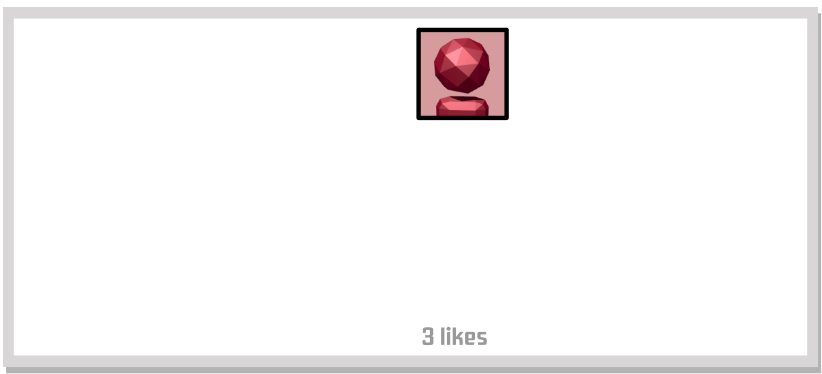
#> input picture STIImages/background.png, 822 x 374 px
$ python createSTIImageImage.py
#> lines starting #> are read from the running program, lines starting #| are printed output that depends on the picture; pictures that were not available may be replaced by others from this repository, and a replacement may not be noted
from PIL import Image, ImageDraw, ImageFont
from pathlib import Path

def wrap_text_pixel(draw, text, font, maxWidth):
    words = text.split(" ")
    lines = []
    current = None

    for word in words:
        if draw.textlength(word, font=font) > maxWidth:
            return None #This just means it automatically is too big, so it cancels

        if current is None:
            test_line = word
        else:
            test_line = current + " " + word

        #If its too big start new line and add the other one to lines var
        if draw.textlength(test_line, font=font) <= maxWidth:
            current = test_line
        else:
            lines.append(current)
            current = word
    if current is not None:
        lines.append(current)
    return lines


def draw_text_autosize_left(image, text, box_sizes, font_path,color="#000000",max_size=200, min_size=1):
    xpos, ypos, width, height = box_sizes

    draw = ImageDraw.Draw(image)

    low = min_size
    high = max_size
    best_fit_font = None
    best_lines = None

    while low <= high:
        size = (low + high) / 2 #This gets the middle of the 2 values
        font = ImageFont.truetype(font_path, size)

        lines = wrap_text_pixel(draw, text, font, width)
        if lines is None:
            #The text pixel wrap failed which means it is too big.
            high = size - 1
            continue

        bbox = draw.multiline_textbbox((0, 0), "\n".join(lines), font=font, align="center")
        box_height = bbox[3] - bbox[1]

        if box_height <= height: #If size is too small it will replace the current best
            best_fit_font = font
            best_lines = lines
            low = size + 1
        else:
            high = size - 1

    #Does the actual drawing
    draw.multiline_text((xpos, ypos + height / 2),"\n".join(best_lines),font=best_fit_font,fill=color,anchor="lm",align="left")
    #draw.rectangle([xpos, ypos, xpos + width, ypos + height],outline="red",width=1)


colorsToHex = {"Blue":"#2958A6", "Green":"#4B8312", "Red":"#791227", "Orange":"#A1640D", "Yellow":"#8F8713", "Purple":"#632595", "Pink":"#9A3C7A", "Teal":"#269484", "Gene":"#434343"}

box_x1, box_y1, box_x2, box_y2 = 415, 125, 790, 320
def buildSTIImage(image,twist,twisted_color,twisted_name):
#> called with image = 'Bear', twist = 'I love big gay men.', twisted_color = 'Gene', twisted_name = 'Gene'
    background = Image.open("./STIImages/background.png")
#> background is the input picture: PIL image 822x374 RGBA; mean R, G, B, A 237.1, 235, 235.3, 244.9

    font_path = "./STIImages/STITwistFont.ttf"

    draw_text_autosize_left(
        background,
        twist,
        box_sizes=(box_x1, box_y1, box_x2 - box_x1, box_y2 - box_y1),
        font_path=font_path
    )
#> the loop in draw_text_autosize_left, `while low <= high:` made 7 passes
#> (lines, box_height, best_lines) on passes 2, 3, 4, 5, 7: (['I love big gay', 'men.'], 93, ['I love big gay', 'men.']), (['I love big', 'gay men.'], 152, ['I love big', 'gay men.']), (['I love big', 'gay men.'], 176, ['I love big', 'gay men.']), (['I love big', 'gay men.'], 190, ['I love big', 'gay men.']), (['I love big', 'gay men.'], 192, ['I love big', 'gay men.'])
#> (lines, box_height) on passes 1, 6: (['I love', 'big gay', 'men.'], 281), (['I love big', 'gay', 'men.'], 275)
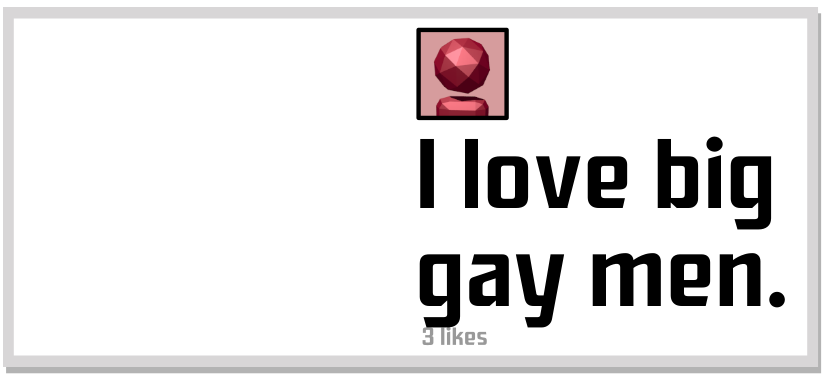
#> background: PIL image 822x374 RGBA; mean R, G, B, A 219, 217, 217.3, 244.9; transparent parts drawn white


    #background.paste(points,(0,0),points) will add when points are finalized
    photoName = "Dolphin"
    if Path(f"./STIPhotos/{image}.jpg").is_file():
        photoName = image
    photo = Image.open(f"./STIPhotos/{photoName}.jpg").convert("RGBA")
    photo = photo.resize((round(photo.width * 0.9), photo.height),Image.Resampling.LANCZOS)
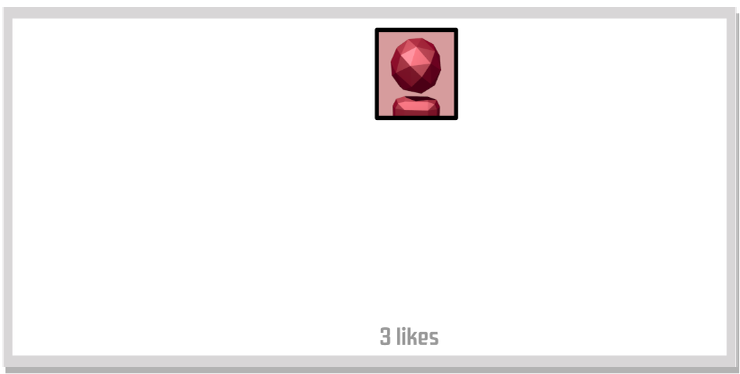
#> photo: PIL image 740x374 RGBA; mean R, G, B, A 237.7, 235.7, 236, 244.9; transparent parts drawn white
    #icon = ImageOps.expand(icon, border=10, fill='white') didn't work

    background.paste(photo, (25, 28), photo)
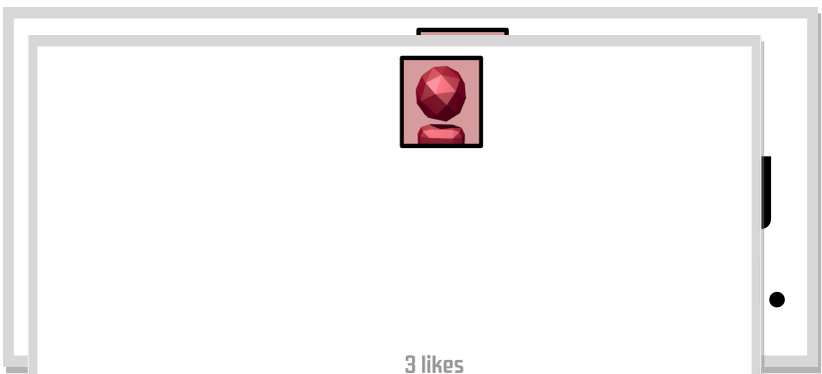
#> background: PIL image 822x374 RGBA; mean R, G, B, A 239.6, 237.7, 238, 247.8; transparent parts drawn white

    #Avatars
    avatar = Image.open(f"./STIImages/{twisted_color}.png").convert("RGBA")
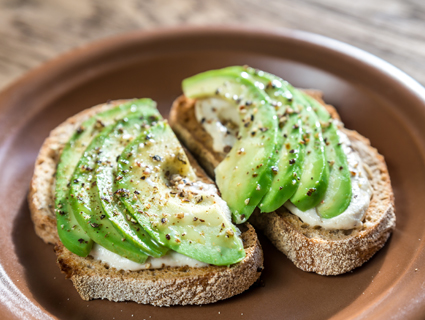
#> input picture STIPhotos/AvocadoToast.jpg, 425 x 320 px, given in place of Gene.png, which was not available
    avatar = avatar.resize((85,85),Image.Resampling.LANCZOS)
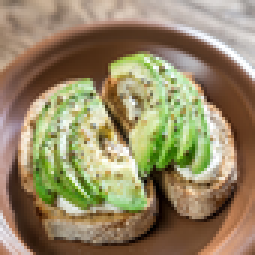
#> avatar: PIL image 85x85 RGBA (shown 3 times larger); mean R, G, B, A 149.4, 135.4, 102.1, 255
    background.paste(avatar, (421, 32), avatar)
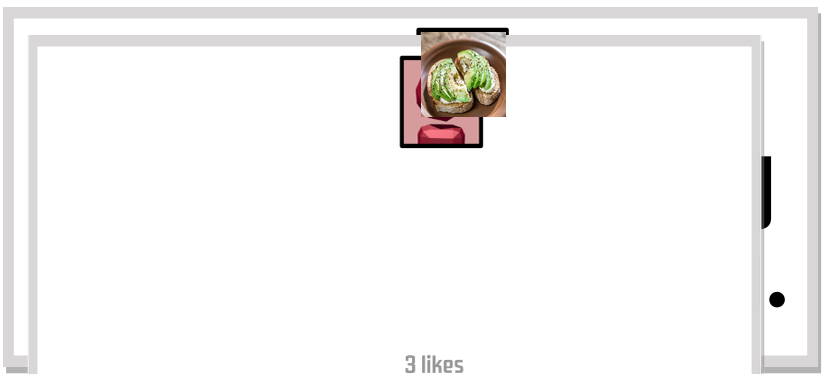
#> background: PIL image 822x374 RGBA; mean R, G, B, A 238.5, 237.2, 236.6, 247.8; transparent parts drawn white

    draw = ImageDraw.Draw(background)
    name_size = 50 - (len(twisted_name)/12 * 28)
    draw.text((515,30), twisted_name, font=ImageFont.truetype("./STIImages/STIFont.ttf",name_size),fill=colorsToHex[twisted_color],anchor="lt",align="left")

    return background


buildSTIImage("Bear","I love big gay men.","Gene","Gene").save("testImage.png")
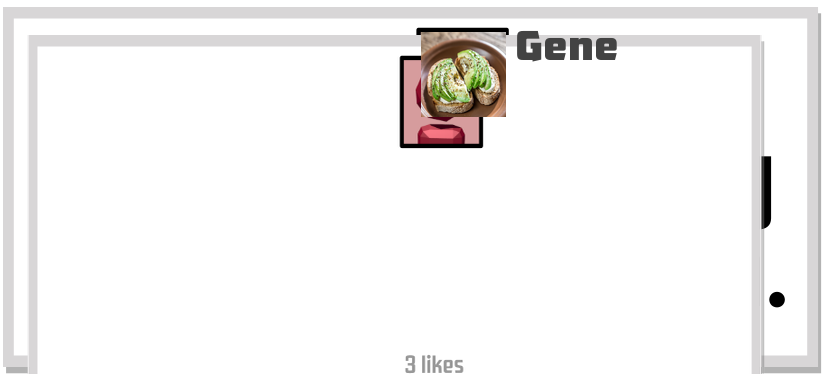
#> saved as testImage.png: PIL image 822x374 RGBA; mean R, G, B, A 237.5, 236.3, 235.6, 247.8; transparent parts drawn white
